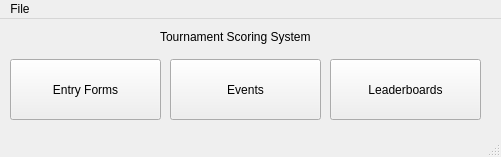
<?xml version="1.0" encoding="UTF-8"?>
<ui version="4.0">
 <class>MainWindow</class>
 <widget class="QMainWindow" name="MainWindow">
  <property name="geometry">
   <rect>
    <x>0</x>
    <y>0</y>
    <width>501</width>
    <height>157</height>
   </rect>
  </property>
  <property name="windowTitle">
   <string>MainWindow</string>
  </property>
  <widget class="QWidget" name="centralwidget">
   <widget class="QPushButton" name="pushButton_2">
    <property name="geometry">
     <rect>
      <x>10</x>
      <y>40</y>
      <width>151</width>
      <height>61</height>
     </rect>
    </property>
    <property name="text">
     <string>Entry Forms</string>
    </property>
   </widget>
   <widget class="QPushButton" name="pushButton_3">
    <property name="geometry">
     <rect>
      <x>170</x>
      <y>40</y>
      <width>151</width>
      <height>61</height>
     </rect>
    </property>
    <property name="text">
     <string>Events</string>
    </property>
   </widget>
   <widget class="QPushButton" name="pushButton_4">
    <property name="geometry">
     <rect>
      <x>330</x>
      <y>40</y>
      <width>151</width>
      <height>61</height>
     </rect>
    </property>
    <property name="text">
     <string>Leaderboards</string>
    </property>
   </widget>
   <widget class="QLabel" name="label">
    <property name="geometry">
     <rect>
      <x>160</x>
      <y>10</y>
      <width>171</width>
      <height>16</height>
     </rect>
    </property>
    <property name="text">
     <string>Tournament Scoring System</string>
    </property>
   </widget>
  </widget>
  <widget class="QMenuBar" name="menubar">
   <property name="geometry">
    <rect>
     <x>0</x>
     <y>0</y>
     <width>501</width>
     <height>21</height>
    </rect>
   </property>
   <widget class="QMenu" name="menuFile">
    <property name="title">
     <string>File</string>
    </property>
    <addaction name="actionClose"/>
   </widget>
   <addaction name="menuFile"/>
  </widget>
  <widget class="QStatusBar" name="statusbar"/>
  <action name="actionClose">
   <property name="text">
    <string>Close</string>
   </property>
  </action>
 </widget>
 <resources/>
 <connections/>
</ui>
